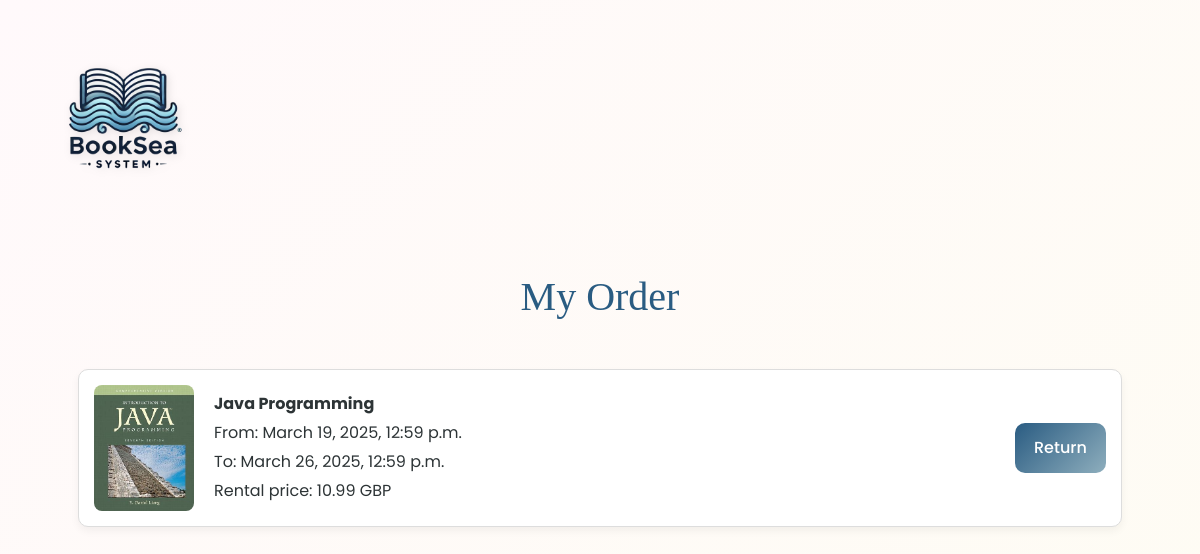
Before: /order/ (signed in) with the older database file.
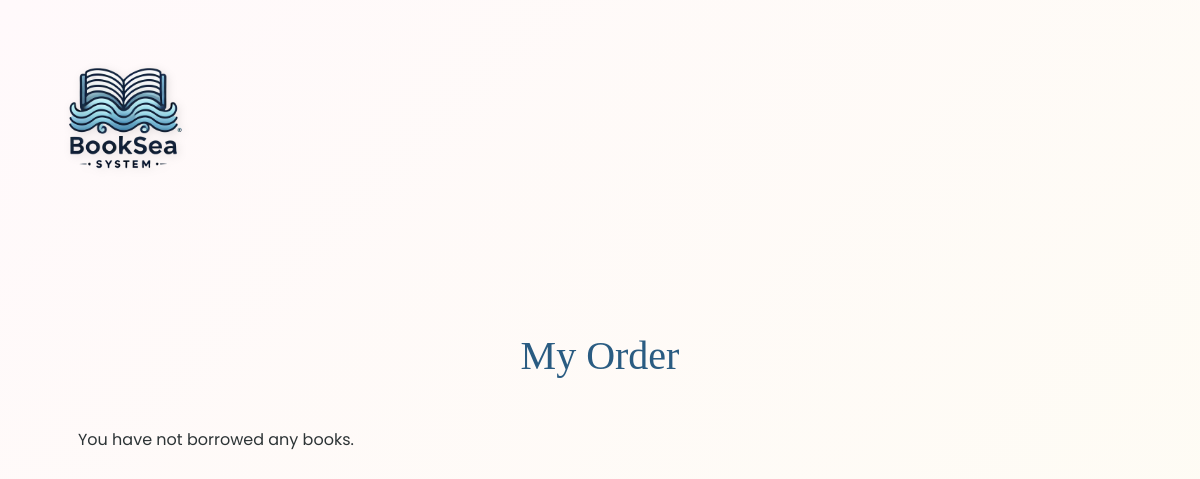
After: the same page with the newer database file.
### pages/models.py (models this page shows, shortened)
class Book(models.Model):
    title = models.CharField(max_length=200)
    category = models.CharField(max_length=100)
    index = models.CharField(max_length=50, unique=True)
    is_available = models.BooleanField(default=True)
    img = models.CharField(max_length=255, default="/img/book.jpg")
    rental_price = models.FloatField(null=True)
    borrow_date = models.DateTimeField(null=True, blank=True)
    due_date = models.DateTimeField(null=True, blank=True)
    is_overdue = models.BooleanField(default=False)
    borrower = models.ForeignKey(User, on_delete=models.SET_NULL, null=True, blank=True, related_name="borrowed_books")

### pages/views.py (the view)
# urls.py: path("order/", order, name="order"),
def order(request):
    borrowed_books = Book.objects.filter(is_available=False, borrower=request.user)
    return render(request, "pages/order.html", {"borrowed_books": borrowed_books})

### pages/templates/pages/order.html (shortened to what this page needs)
<!DOCTYPE html>
<html lang="en">
{% load static %}
<head>
    <link href="https://stackpath.bootstrapcdn.com/bootstrap/4.5.2/css/bootstrap.min.css" rel="stylesheet">
    <link rel="stylesheet" href="https://cdnjs.cloudflare.com/ajax/libs/font-awesome/6.0.0/css/all.min.css">
</head>
<body>
    <img src="{% static '/img/image1.PNG' %}" class="top-left-logo">
    <h2 class="headline">My Order</h2>
    <div class="book-list">
        {% for book in borrowed_books %}
        <div class="book-entry">
                <img src="{% static book.img %}" alt="{{ book.title }}" class="book-img">
                <div class="book-details">
                    <p><strong>{{ book.title }}</strong></p>
                    <p>From: {{ book.borrow_date }}</p>
                    <p>To: {{ book.due_date }}</p>
                    <p>Rental price: {{ book.rental_price }} GBP</p>
                </div>
                <div>
                    <form action="{% url 'return_book' book.id %}" method="post"
                          onsubmit="return returnBook('{{ book.id }}')">
                        <button type="submit" class="return-btn">Return</button>
                    </form>
                </div>
        </div>
        {% empty %}
            <p>You have not borrowed any books.</p>
        {% endfor %}
    </div>
</body>
</html>

Changed rows visible on the page:
no longer on this page (row edited): Book: img (picture), title "Java Programming", borrow_date "March 19, 2025, 12:59 p.m.", due_date "March 26, 2025, 12:59 p.m.", rental_price "10.99"
Other visible differences:
text now shown: "You have not borrowed any books."
